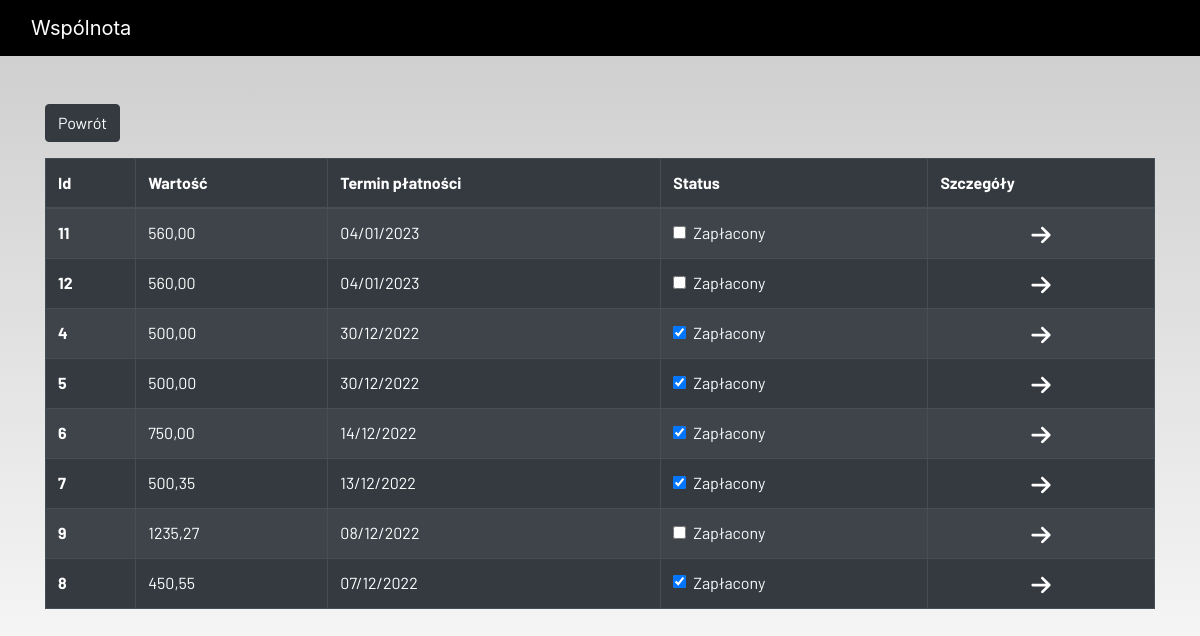
The app's page /resident_billing_all/5 with its own data.
### ideas/models.py (models this page shows, shortened)
class Billing(models.Model):
    admin = models.ForeignKey(User, on_delete=models.CASCADE, null=True, blank=True)
    id = models.AutoField(primary_key = True)
    owner = models.ForeignKey(Local, on_delete=models.CASCADE, null=False, blank=False)
    value = models.DecimalField(("Kwota do zapłaty"), max_digits=100, decimal_places=2)
    addressee_name = models.TextField(("Adresat rachunku"), null=True, blank=True)
    bank_account = models.CharField(("Numer konta"), max_length=26, null=True, blank=True)
    status = models.BooleanField(("Czy zapłacone?"))
    start_billing = models.DateField(("Początek okresu rozliczeniowego"), null=False, blank=False)
    end_billing = models.DateField(("Koniec okresu rozliczeniowego"), null=False, blank=False)
    payment_date = models.DateField(("Termin płatności"), null=True, blank=True)
    details = models.FileField(("Szczegóły"), upload_to='', null=True)

### ideas/view/resident_views.py (the view)
# urls.py: path('resident_billing_all/<int:pk>', resident_billings, name='resident_billing_all'),
def resident_billings(request, pk=None):
    local = Local.objects.get(owner=pk)
    billing = Billing.objects.filter(owner=local.id).order_by('-payment_date')
    context = {
        'billing': billing,
    }
    return render(request, 'registration/resident/resident_billing_all.html', context)

### ideas/templates/registration/resident/resident_billing_all.html (shortened to what this page needs)
{% extends 'registration/main.html' %}
{% load static %}
{% block content %}
<div class="container" >
    <div class="form-group">
        <a href="{% url 'resident' %}">
            <button  class="btn btn-dark" >
                    Powrót
            </button>
        </a>
    </div>
</div>
<div class="container">
    <table class="table table-striped table-bordered table-hover table-dark">
        <thead>
            <tr>
                <th scope="col">Id</th>
                <th scope="col">Wartość</th>
                <th scope="col">Termin płatności</th>
                <th scope="col">Status</th>
                <th scope="col">Szczegóły</th>
            </tr>
        </thead>
        <tbody>
            {% for bill in  billing %}
            <tr>
                <th scope="row">{{ bill.id }}</th>
                <td>{{ bill.value }}</td>
                <td>{{ bill.payment_date | date:"d/m/Y" }}</td>
                <td>
                    <a href="{% url 'billing_update' bill.id%}">
                        <div class="form-check">
                            {% if bill.status == True %}
                            <input class="form-check-input" type="checkbox" value="" checked>
                            {% else %}
                            <input class="form-check-input" type="checkbox" value="">
                            {% endif %}
                            <label class="form-check-label text-light" for="flexCheckDefault">
                                Zapłacony
                            </label>
                        </div>
                    </a>
                </td>
            <td style="text-align: center">
                    <a href="{% url 'billing_detail' bill.id%}">
                    </a>
                </td>
            </tr>
            {%  endfor %}
        </tbody>
    </table>
</div>
{% endblock content %}

### static/main.css (style rules this page uses)
html { scroll-behavior: smooth; height: 100%; width: 100%; }
a { text-decoration: none !important; color: black; }
html, body { max-width: 100%; overflow-x: hidden; height: 100%; width: 100%; }
body { background: linear-gradient(rgba(0, 0, 0, 0.2), rgba(255, 255, 255, 0.5)); overflow-x: hidden; background-repeat: no-repeat; }

### records on screen
Billing: id "11", value "560,00", payment_date "04/01/2023"
Billing: id "12", value "560,00", payment_date "04/01/2023"
Billing: id "4", value "500,00", payment_date "30/12/2022"
Billing: id "5", value "500,00", payment_date "30/12/2022"
Billing: id "6", value "750,00", payment_date "14/12/2022"
Billing: id "7", value "500,35", payment_date "13/12/2022"
Billing: id "9", value "1235,27", payment_date "08/12/2022"
Billing: id "8", value "450,55", payment_date "07/12/2022"
